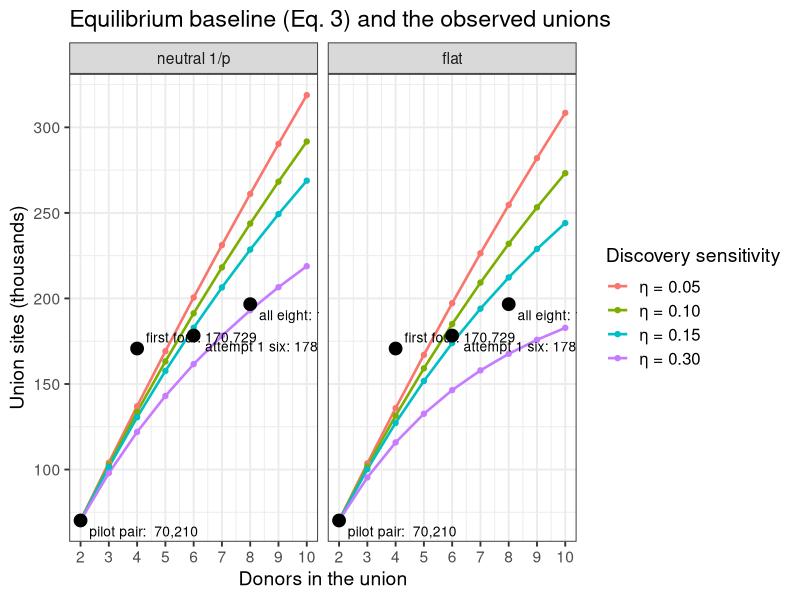
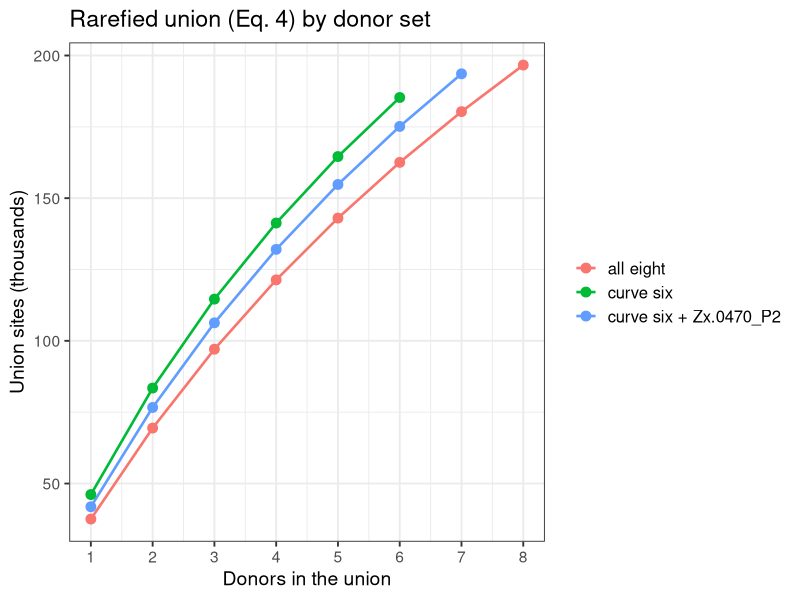
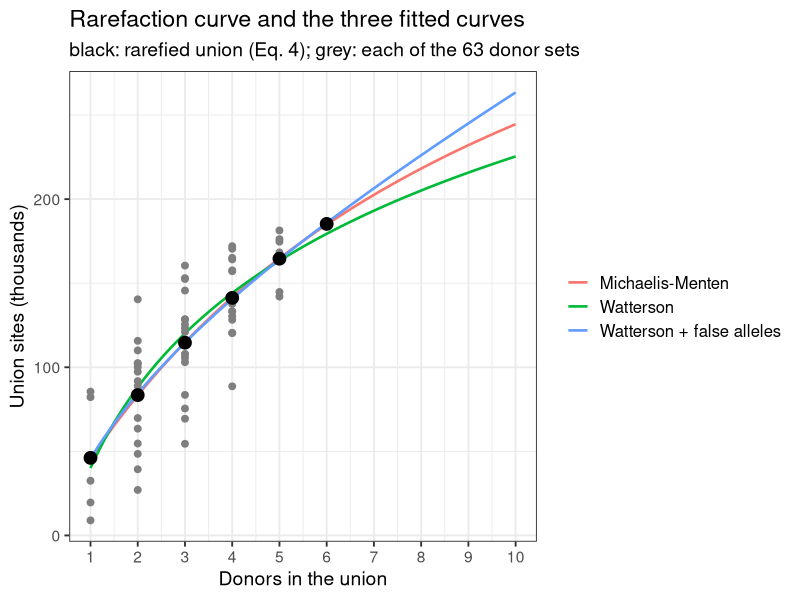
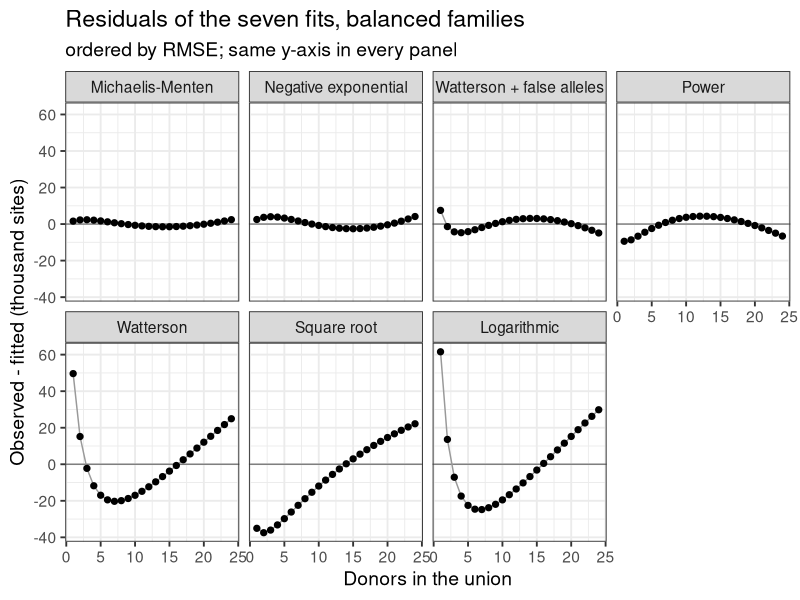
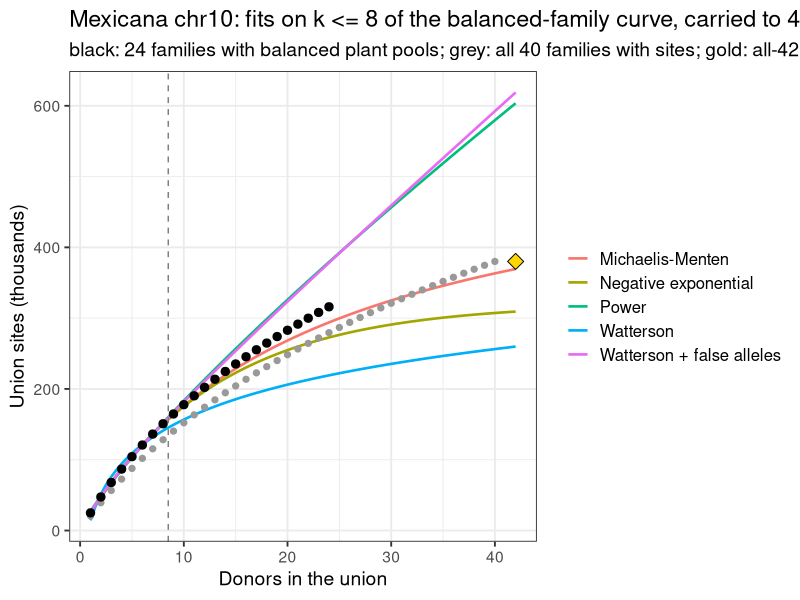
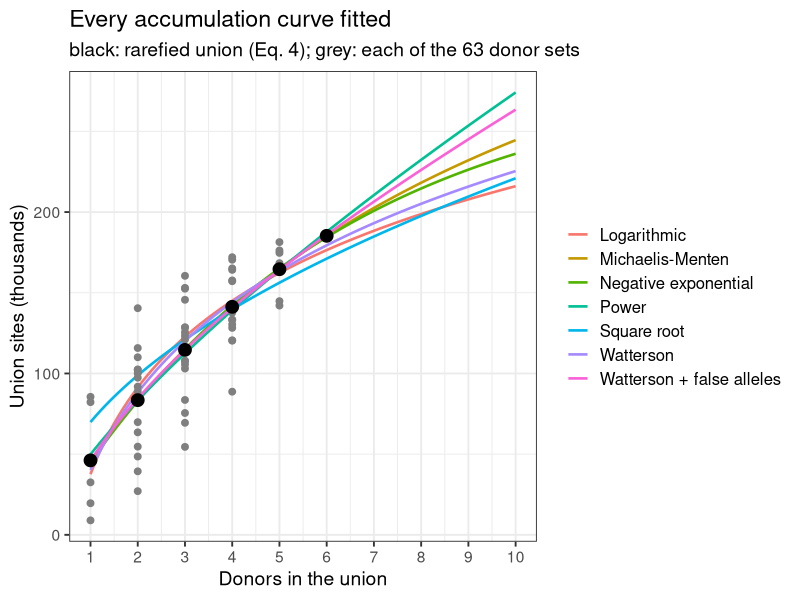

Recreate these plots in R, in order.
## ---- chunk 1
library(data.table)
library(ggplot2)
options(knitr.kable.NA = "")
theme_set(theme_bw(base_size = 14) + theme(legend.text = element_text(size = 12)))
## ---- chunk 2
knitr::kable(data.table(
  taxon = c("mexicana", "parviglumis", "diploperennis", "luxurians", "huehuetenangensis"),
  donors = c(43, 40, 6, 5, 2),
  `mexicana donors by race` = c("Mesa Central 21, Chalco 14, Durango 5, Nobogame 3", "", "", "", "")
))
## ---- chunk 3
chen <- data.table(
  taxon = c("mexicana", "parviglumis", "diploperennis", "perennis", "luxurians", "nicaraguensis", "huehuetenangensis"),
  accessions = c(81, 70, 20, 19, 14, 14, 5),
  snps_M = c(31.32, 41.51, 11.66, 15.29, 9.04, 7.41, 7.99),
  taxon_specific_M = c(4.26, 5.97, 1.13, 1.70, 0.48, 0.37, 0.64),
  specific_downsampled_M = c(1.82, 1.14, 1.06, 1.70, 0.58, 0.41, 1.00),
  pi = c(0.00804, 0.00847, 0.00629, 0.01038, 0.00592, 0.00543, 0.00572),
  fst_mexicana = c(NA, 0.068, 0.277, 0.277, 0.290, 0.270, 0.248),
  fst_maize = c(0.158, 0.101, 0.356, 0.354, 0.364, 0.342, 0.330)
)
knitr::kable(chen, digits = 5, col.names = c(
  "taxon", "accessions", "SNPs (M)", "taxon-specific SNPs (M)",
  "taxon-specific, downsampled (M)", "π per bp", "F_ST with mexicana",
  "F_ST with maize"
))
## ---- chunk 4
# donors in the column order of patterns_8donors.tsv
donors <- data.table(
  donor = c(
    "Zx.0540_P3", "Zx.0570_P2", "Zx.0550_P4", "Zx.0580_P2", "Zx.0500_P2", "Zx.0090_P2", "Zx.0470_P2", "Zx.0160_P2"
  ),
  race = c("Durango", "Nobogame", "Durango", "Nobogame", "Mesa Central", "Chalco", "Mesa Central", "Chalco"),
  own_sites = c(32750, 48251, 85952, 82601, 9060, 7482, 16283, 19767),
  status = c(rep("on the curve", 5), rep("off the curve", 2), "on the curve")
)
good <- which(donors$status == "on the curve")
unions <- data.table(
  set = c("pilot pair", "first four", "attempt 1 six", "all eight"),
  donors = c(2, 4, 6, 8), sites = c(70210, 170729, 178300, 196645)
)
pat <- fread("union_rarefaction/patterns_8donors.tsv",
  header = FALSE, col.names = c("pattern", "n"),
  colClasses = c("character", "numeric")
)
z <- do.call(rbind, lapply(strsplit(pat$pattern, ""), as.integer))
## ---- chunk 5
g <- (1:2000) / 2000
g1 <- head(g, -1)
spectra <- list(`neutral 1/p` = (1 / g1) / sum(1 / g1), flat = rep(1 / length(g1), length(g1)))
afs <- rbindlist(lapply(names(spectra), function(k) {
  rbindlist(lapply(c(0.05, 0.1, 0.15, 0.3), function(eta) {
    eu <- sapply(1:10, function(n) sum(spectra[[k]] * (1 - (1 - eta * g1)^n)))
    data.table(spectrum = k, eta = sprintf("η = %.2f", eta), donors = 2:10, sites = unions$sites[1] * eu[2:10] / eu[2])
  }))
}))
afs[, spectrum := factor(spectrum, levels = names(spectra))]
lab <- unions[, .(donors, sites, label = paste0(set, ": ", format(sites, big.mark = ",")), vj = c(1.6, -0.6, 1.6, 1.6))]
union_of <- function(s) unions[set == s, sites]
plot_curves <- function(curves, title, colour) {
  ggplot(curves, aes(donors, sites / 1e3, colour = eta)) +
    geom_line(linewidth = 0.9) +
    geom_point(size = 1.5) +
    geom_point(data = lab, aes(donors, sites / 1e3), inherit.aes = FALSE, size = 4, shape = 21, fill = "black") +
    geom_text(
      data = lab, aes(donors, sites / 1e3, label = label, vjust = vj), inherit.aes = FALSE, hjust = -0.08,
      size = 3.5
    ) +
    scale_x_continuous(breaks = 1:10) +
    labs(title = title, x = "Donors in the union", y = "Union sites (thousands)", colour = colour)
}
plot_curves(afs, "Equilibrium baseline (Eq. 3) and the observed unions", "Discovery sensitivity") +
  facet_wrap(~spectrum)
## ---- chunk 6
knitr::kable(donors, format.args = list(big.mark = ","), col.names = c("donor", "race", "own tier-A sites", "status"))
knitr::kable(unions, format.args = list(big.mark = ","), col.names = c("union (pipeline)", "donors", "union sites"))
pat6 <- data.table(pattern = apply(z[, good], 1, paste, collapse = ""), n = pat$n)[pattern != "000000", .(n = sum(n)),
  by = pattern
]
knitr::kable(pat6[order(-n)],
  format.args = list(big.mark = ","),
  col.names = c(paste("pattern z,", paste(donors$donor[good], collapse = " ")), "union sites")
)
## ---- chunk 7
rarefy <- function(members) {
  subsets <- unlist(lapply(seq_along(members), function(n) combn(members, n, simplify = FALSE)), recursive = FALSE)
  rbindlist(lapply(subsets, function(d) {
    data.table(
      donors = length(d), set = paste(donors$donor[d], collapse = " + "),
      sites = sum(pat$n[apply(z[, d, drop = FALSE], 1, max) == 1])
    )
  }))
}
sub_dt <- rarefy(good)
rare <- sub_dt[, .(sites = mean(sites)), by = donors]
sets <- list(`curve six` = good, `curve six + Zx.0470_P2` = c(good, 7), `all eight` = seq_len(8))
rare_sets <- rbindlist(lapply(sets, function(m) rarefy(m)[, .(sites = mean(sites)), by = donors]), idcol = "donor set")
knitr::kable(dcast(rare_sets, donors ~ `donor set`, value.var = "sites")[, c("donors", names(sets)), with = FALSE],
  digits = 0, format.args = list(big.mark = ",")
)
## ---- chunk 8
ggplot(rare_sets, aes(donors, sites / 1e3, colour = `donor set`)) +
  geom_line(linewidth = 0.9) +
  geom_point(size = 3) +
  scale_x_continuous(breaks = 1:8) +
  labs(
    title = "Rarefied union (Eq. 4) by donor set", x = "Donors in the union", y = "Union sites (thousands)",
    colour = NULL
  )
## ---- chunk 9
union_set <- function(m) sum(pat$n[apply(z[, m, drop = FALSE], 1, max) == 1])
adds <- data.table(
  set = c("curve six", "+ Zx.0470_P2", "+ Zx.0090_P2", "+ Zx.0470_P2 and Zx.0090_P2"),
  sites = c(union_set(good), union_set(c(good, 7)), union_set(c(good, 6)), union_set(c(good, 6, 7)))
)
adds[, added := sites - union_set(good)]
adds[1, added := NA]
knitr::kable(adds, format.args = list(big.mark = ","), col.names = c("union", "sites", "added to the curve six"))
## ---- chunk 10
# harmonic number H_n, continuous in n: digamma(n + 1) + Euler's gamma
harm <- function(n) digamma(n + 1) - digamma(1)
models <- list(
  `Michaelis-Menten` = list(f = sites ~ um * donors / (k + donors), start = list(um = 3e5, k = 4)),
  `Watterson + false alleles` = list(
    f = sites ~ cc + th * harm(donors) + eps * donors,
    start = list(cc = 1e4, th = 5e4, eps = 1e4)
  ),
  Watterson = list(f = sites ~ cc + th * harm(donors), start = list(cc = 1e4, th = 5e4)),
  Logarithmic = list(f = sites ~ a + b * log(donors), start = list(a = 5e4, b = 5e4)),
  Power = list(f = sites ~ a * donors^b, start = list(a = 6e4, b = 0.7)),
  `Square root` = list(f = sites ~ a * sqrt(donors), start = list(a = 6e4)),
  `Negative exponential` = list(f = sites ~ um * (1 - exp(-k * donors)), start = list(um = 3e5, k = 0.2))
)
sym <- c(cc = "c", th = "θ_η", eps = "ε_f", um = "U_∞", k = "K", a = "a", b = "b")
emp <- lapply(models, function(m) nls(m$f, data = rare, start = m$start, control = nls.control(maxiter = 500)))
emp_table <- rbindlist(lapply(names(emp), function(k) {
  cf <- coef(emp[[k]])
  data.table(
    model = k, parameters = paste(sprintf("%s = %s", sym[names(cf)], signif(cf, 3)), collapse = ", "),
    rmse = sqrt(mean(residuals(emp[[k]])^2)),
    at_10 = predict(emp[[k]], data.table(donors = 10))
  )
}))
plot_fits <- function(keep, title) {
  cv <- rbindlist(lapply(keep, function(k) {
    data.table(model = k, donors = seq(1, 10, 0.1), sites = predict(emp[[k]], data.table(donors = seq(1, 10, 0.1))))
  }))
  ggplot(cv, aes(donors, sites / 1e3, colour = model)) +
    geom_line(linewidth = 0.9) +
    geom_point(data = sub_dt, aes(donors, sites / 1e3), inherit.aes = FALSE, colour = "grey50", size = 2) +
    geom_point(data = rare, aes(donors, sites / 1e3), inherit.aes = FALSE, size = 4, shape = 21, fill = "black") +
    scale_x_continuous(breaks = 1:10) +
    labs(
      title = title, subtitle = sprintf("black: rarefied union (Eq. 4); grey: each of the %d donor sets", nrow(sub_dt)),
      x = "Donors in the union", y = "Union sites (thousands)", colour = NULL
    )
}
mm <- coef(emp$`Michaelis-Menten`)
wf <- coef(emp$`Watterson + false alleles`)
# range of the predictions at 10 donors over a group of models, in thousands
at10 <- function(keep) paste(round(range(emp_table[model %in% keep, at_10]) / 1e3), collapse = "-")
fading <- c("Logarithmic", "Negative exponential", "Watterson", "Michaelis-Menten")
lasting <- c("Watterson + false alleles", "Power")
## ---- chunk 11
wa <- coef(emp$Watterson)
wa_res <- round(residuals(emp$Watterson))
## ---- chunk 12
wf_cor <- cov2cor(vcov(emp$`Watterson + false alleles`))
wf_se <- summary(emp$`Watterson + false alleles`)$coefficients[, 2]
## ---- chunk 13
main_models <- c("Michaelis-Menten", "Watterson", "Watterson + false alleles")
plot_fits(main_models, "Rarefaction curve and the three fitted curves")
## ---- chunk 14
knitr::kable(emp_table[model %in% main_models],
  digits = 0, format.args = list(big.mark = ","),
  col.names = c("model", "fitted parameters", "RMSE (sites)", "predicted at 10 donors")
)
proj <- data.table(donors = c(5, 6, 10, 20, 43))
proj[, `:=`(
  mm = predict(emp$`Michaelis-Menten`, proj), watterson = predict(emp$Watterson, proj),
  wf = predict(emp$`Watterson + false alleles`, proj),
  wf_real = wf[["cc"]] + wf[["th"]] * harm(donors), wf_false = wf[["eps"]] * donors
)]
knitr::kable(proj,
  digits = 0, format.args = list(big.mark = ","),
  col.names = c(
    "donors", "Michaelis-Menten", "Watterson", "Watterson + false alleles",
    "of which c + θ_η H_n", "of which ε_f n"
  )
)
## ---- chunk 15
mm_real <- nls(sites ~ um * donors / (k + donors),
  data = rare[, .(donors, sites = wf[["cc"]] + wf[["th"]] * harm(donors))],
  start = list(um = 3e5, k = 4)
)
mm_split <- rbindlist(
  lapply(
    list(`full curve (real + false)` = emp$`Michaelis-Menten`, `real-allele part only` = mm_real),
    function(m) data.table(um = coef(m)[["um"]], k = coef(m)[["k"]], slope = coef(m)[["um"]] / coef(m)[["k"]])
  ),
  idcol = "fitted to"
)
knitr::kable(mm_split,
  digits = c(0, 0, 1, 0), format.args = list(big.mark = ","),
  col.names = c("Eq. 5 fitted to", "U_∞", "K", "initial gain U_∞ / K")
)
## ---- chunk 16
rare5 <- rarefy(setdiff(good, 5))[, .(sites = mean(sites)), by = donors]
emp5 <- lapply(models[main_models], function(m) {
  nls(m$f, data = rare5, start = m$start, control = nls.control(maxiter = 500))
})
check <- rbindlist(lapply(names(emp5), function(k) {
  data.table(
    model = k, at_6 = predict(emp5[[k]], data.table(donors = 6)), at_10 = predict(emp5[[k]], data.table(donors = 10)),
    at_10_six = predict(emp[[k]], data.table(donors = 10))
  )
}))
check[, observed_6 := rare[donors == 6, sites]]
knitr::kable(check[, .(model, at_6, observed_6, at_10, at_10_six)],
  digits = 0, format.args = list(big.mark = ","),
  col.names = c(
    "model", "five-donor fit at 6", "observed at 6 (curve six)", "five-donor fit at 10",
    "six-donor fit at 10"
  )
)
## ---- chunk 17
bounds <- c(`17 % (even per base)` = 0.17, `~100 % (unique sequence)` = 1)
chr10_share <- 26.1 / 367
a_hap <- sum(1 / (1:161))
own <- range(donors$own_sites[good])
til18_diffs <- 444982
theta_pi <- 0.00903 * 26.1e6
eta_lo <- own[1] / til18_diffs
eta_hi <- wf[["th"]] / theta_pi
singletons_neutral_acc <- 2 * (31316555 / a_hap) / 162
# largest share of eps_f that false calls (precision 0.97) and Chen's private SNPs (upper bounds) explain together
explained <- (0.03 * rare[donors == 1, sites] + 402200 / 2 * chr10_share * eta_hi) / wf[["eps"]]
per_donor <- rbindlist(lapply(names(bounds), function(b) {
  private_real <- 402200 / 2 * bounds[[b]] * chr10_share * c(eta_lo, eta_hi)
  data.table(
    share = b, theta_counts = 31316555 * bounds[[b]] * chr10_share / a_hap,
    real_private = paste(format(round(private_real, -1), big.mark = ","), collapse = "-"),
    real_share = paste(round(100 * private_real / wf[["eps"]]), collapse = "-")
  )
}))
## ---- chunk 18
knitr::kable(per_donor[, .(share, real_private, real_share)],
  col.names = c("Chen's SNPs in our ranges", "real private sites per donor", "share of ε_f (%)")
)
## ---- chunk 19
mx_donors <- fread("union_rarefaction/mexicana42_donors.tsv")
mx_carriers <- fread("union_rarefaction/mexicana42_carriers.tsv")
rare_exact <- function(cr) {
  n <- max(cr$carriers)
  data.table(donors = seq_len(n), sites = sapply(seq_len(n), function(k) {
    sum(cr$sites * (1 - exp(lchoose(n - cr$carriers, k) - lchoose(n, k))))
  }))
}
mx_pass <- rare_exact(mx_carriers[set == "pass"])
mx_all <- rare_exact(mx_carriers[set == "all"])
n_pass <- nrow(mx_pass)
u_all <- mx_carriers[set == "all", sum(sites)]
fit_all <- function(dt) {
  lapply(models, function(m) {
    tryCatch(nls(m$f, data = dt, start = m$start, control = nls.control(maxiter = 500)), error = function(e) NULL)
  })
}
mx_fit <- fit_all(mx_pass)
mx_fit8 <- fit_all(mx_pass[donors <= 8])
pred <- function(f, k) if (is.null(f)) NA_real_ else predict(f, data.table(donors = k))
mx_table <- rbindlist(lapply(names(models), function(k) {
  cf <- if (is.null(mx_fit[[k]])) NULL else coef(mx_fit[[k]])
  data.table(
    model = k, parameters = paste(sprintf("%s = %s", sym[names(cf)], signif(cf, 3)), collapse = ", "),
    rmse = if (is.null(mx_fit[[k]])) NA_real_ else sqrt(mean(residuals(mx_fit[[k]])^2)),
    aic = if (is.null(mx_fit[[k]])) NA_real_ else AIC(mx_fit[[k]]),
    d_aic = NA_real_,
    at_42 = pred(mx_fit[[k]], 42),
    k8_at_24 = 100 * (pred(mx_fit8[[k]], n_pass) / mx_pass[donors == n_pass, sites] - 1),
    k8_at_42 = 100 * (pred(mx_fit8[[k]], 42) / u_all - 1)
  )
}))[order(rmse)][, d_aic := aic - min(aic, na.rm = TRUE)]
## ---- chunk 20
knitr::kable(mx_table,
  digits = c(0, 0, 0, 1, 1, 0, 1, 1), format.args = list(big.mark = ","),
  col.names = c(
    "model", "parameters (balanced)", "RMSE (sites)", "AIC", "ΔAIC", "at 42 donors", "fit on k <= 8: error at 24 (%)",
    "fit on k <= 8: error at 42 (%)"
  )
)
## ---- chunk 21
mx_res <- rbindlist(lapply(names(mx_fit), function(k) {
  if (is.null(mx_fit[[k]])) {
    return(NULL)
  }
  data.table(model = k, donors = mx_pass$donors, residual = residuals(mx_fit[[k]]))
}))
mx_res[, model := factor(model, levels = mx_table$model)]
ggplot(mx_res, aes(donors, residual / 1e3)) +
  geom_hline(yintercept = 0, colour = "grey50") +
  geom_line(colour = "grey60") +
  geom_point(size = 1.8) +
  facet_wrap(~model, ncol = 4) +
  labs(
    title = "Residuals of the seven fits, balanced families", subtitle = "ordered by RMSE; same y-axis in every panel",
    x = "Donors in the union", y = "Observed - fitted (thousand sites)"
  )
## ---- chunk 22
mx_cv <- rbindlist(lapply(c("Michaelis-Menten", "Negative exponential", "Watterson + false alleles", "Power", "Watterson"),
  function(k) data.table(model = k, donors = seq(1, 42, 0.5), sites = pred(mx_fit8[[k]], seq(1, 42, 0.5)))
))
ggplot(mx_cv, aes(donors, sites / 1e3, colour = model)) +
  geom_line(linewidth = 0.9) +
  geom_vline(xintercept = 8.5, linetype = "dashed", colour = "grey50") +
  geom_point(data = mx_all, aes(donors, sites / 1e3), inherit.aes = FALSE, colour = "grey60", size = 1.8) +
  geom_point(data = mx_pass, aes(donors, sites / 1e3), inherit.aes = FALSE, size = 2.5) +
  annotate("point", x = 42, y = u_all / 1e3, shape = 23, size = 4, fill = "gold") +
  labs(
    title = "Mexicana chr10: fits on k <= 8 of the balanced-family curve, carried to 42 donors",
    subtitle = sprintf("black: %d families with balanced plant pools; grey: all %d families with sites; gold: all-42 union",
      n_pass, nrow(mx_all)),
    x = "Donors in the union", y = "Union sites (thousands)", colour = NULL
  )
## ---- chunk 23
knitr::kable(emp_table,
  digits = 0, format.args = list(big.mark = ","),
  col.names = c("model", "fitted parameters", "RMSE (sites)", "predicted at 10 donors")
)
plot_fits(names(emp), "Every accumulation curve fitted")
## ---- chunk 24
# the four first-set donors, from their own union (job 1143239)
pat <- fread("union_rarefaction/patterns.tsv",
  header = FALSE, col.names = c("pattern", "n"),
  colClasses = c("character", "numeric")
)
z <- do.call(rbind, lapply(strsplit(pat$pattern, ""), as.integer))
p_rare <- function(zz, r, w, grid) {
  apply(zz, 1, function(zr) {
    q <- rep(1, length(grid))
    for (d in seq_along(r)) q <- q * if (zr[d] == 1) grid * r[d] else 1 - grid * r[d]
    sum(w * q)
  })
}
spectrum <- function(a) g^(a - 1) / sum(g^(a - 1))
model <- list(
  v2 = list(
    start = c(rep(-1, 4), -3, log(0.5)),
    par = function(th) list(r = plogis(th[1:4]), phi = plogis(th[5]), a = exp(th[6]), e = NA),
    pz = function(zz, m) p_rare(zz, m$r, c((1 - m$phi) * spectrum(m$a), m$phi), c(g, 1)),
    miss = function(rs, m) {
      sum(c((1 - m$phi) * spectrum(m$a), m$phi) * Reduce(`*`, lapply(rs, function(x) 1 - c(g, 1) * x)))
    }
  ),
  v3 = list(
    start = c(rep(-1, 4), -3, log(0.5), 1),
    par = function(th) list(r = plogis(th[1:4]), phi = plogis(th[5]), a = exp(th[6]), e = plogis(th[7])),
    pz = function(zz, m) {
      (1 - m$phi) * p_rare(zz, m$r, spectrum(m$a), g) +
        m$phi * apply(zz, 1, function(zr) prod(ifelse(zr == 1, m$e, 1 - m$e)))
    },
    miss = function(rs, m) {
      (1 - m$phi) * sum(spectrum(m$a) * Reduce(`*`, lapply(rs, function(x) 1 - g * x))) +
        m$phi * (1 - m$e)^length(rs)
    }
  )
)
fits <- lapply(model, function(md) {
  nll <- function(th) {
    pz <- md$pz(z, md$par(th))
    -sum(pat$n * log(pz / sum(pz)))
  }
  ft <- optim(md$start, nll, method = "BFGS", control = list(maxit = 2000))
  m <- md$par(ft$par)
  m$S <- sum(pat$n) / (1 - md$miss(m$r, m))
  m$union <- function(rs) m$S * (1 - md$miss(rs, m))
  m$fitted <- sum(pat$n) * md$pz(z, m) / sum(md$pz(z, m))
  m$loglik <- -ft$value
  m
})
par_table <- rbindlist(lapply(names(fits), function(v) {
  m <- fits[[v]]
  data.table(
    version = sub("v", "", v), r_0540 = m$r[1], r_0570 = m$r[2], r_0550 = m$r[3], r_0580 = m$r[4],
    a = m$a, phi = m$phi, e = m$e, S = round(m$S), log_lik = round(m$loglik, 1)
  )
}))
knitr::kable(par_table, digits = 3, format.args = list(big.mark = ","))
knitr::kable(
  data.table(
    pattern = pat$pattern, observed = pat$n, version_2 = round(fits$v2$fitted),
    version_3 = round(fits$v3$fitted)
  )[order(-observed)],
  format.args = list(big.mark = ","), col.names = c("pattern z", "observed", "Version 2 (B1)", "Version 3 (B3)")
)
